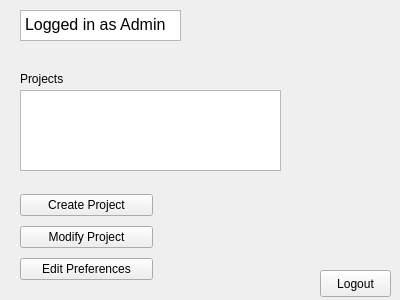
<?xml version="1.0" encoding="UTF-8"?>
<ui version="4.0">
 <class>adminPage</class>
 <widget class="QWidget" name="adminPage">
  <property name="geometry">
   <rect>
    <x>0</x>
    <y>0</y>
    <width>400</width>
    <height>300</height>
   </rect>
  </property>
  <property name="windowTitle">
   <string>Form</string>
  </property>
  <widget class="QTextBrowser" name="adminLogin">
   <property name="geometry">
    <rect>
     <x>20</x>
     <y>10</y>
     <width>161</width>
     <height>31</height>
    </rect>
   </property>
   <property name="html">
    <string>&lt;!DOCTYPE HTML PUBLIC &quot;-//W3C//DTD HTML 4.0//EN&quot; &quot;http://www.w3.org/TR/REC-html40/strict.dtd&quot;&gt;
&lt;html&gt;&lt;head&gt;&lt;meta name=&quot;qrichtext&quot; content=&quot;1&quot; /&gt;&lt;style type=&quot;text/css&quot;&gt;
p, li { white-space: pre-wrap; }
&lt;/style&gt;&lt;/head&gt;&lt;body style=&quot; font-family:'Ubuntu'; font-size:11pt; font-weight:400; font-style:normal;&quot;&gt;
&lt;p style=&quot; margin-top:0px; margin-bottom:0px; margin-left:0px; margin-right:0px; -qt-block-indent:0; text-indent:0px;&quot;&gt;&lt;span style=&quot; font-size:12pt;&quot;&gt;Logged in as Admin&lt;/span&gt;&lt;/p&gt;&lt;/body&gt;&lt;/html&gt;</string>
   </property>
  </widget>
  <widget class="QLabel" name="label">
   <property name="geometry">
    <rect>
     <x>20</x>
     <y>70</y>
     <width>131</width>
     <height>17</height>
    </rect>
   </property>
   <property name="text">
    <string>Projects</string>
   </property>
  </widget>
  <widget class="QListView" name="projectList">
   <property name="geometry">
    <rect>
     <x>20</x>
     <y>90</y>
     <width>261</width>
     <height>81</height>
    </rect>
   </property>
  </widget>
  <widget class="QPushButton" name="logoutButton">
   <property name="geometry">
    <rect>
     <x>320</x>
     <y>270</y>
     <width>71</width>
     <height>27</height>
    </rect>
   </property>
   <property name="text">
    <string>Logout</string>
   </property>
  </widget>
  <widget class="QWidget" name="">
   <property name="geometry">
    <rect>
     <x>20</x>
     <y>190</y>
     <width>133</width>
     <height>95</height>
    </rect>
   </property>
   <layout class="QVBoxLayout" name="verticalLayout">
    <item>
     <widget class="QPushButton" name="createProjectButton">
      <property name="text">
       <string>Create Project</string>
      </property>
     </widget>
    </item>
    <item>
     <widget class="QPushButton" name="modifyProjectButton">
      <property name="text">
       <string>Modify Project</string>
      </property>
     </widget>
    </item>
    <item>
     <widget class="QPushButton" name="editPrefButton">
      <property name="text">
       <string>Edit Preferences</string>
      </property>
     </widget>
    </item>
   </layout>
  </widget>
 </widget>
 <resources/>
 <connections/>
</ui>
